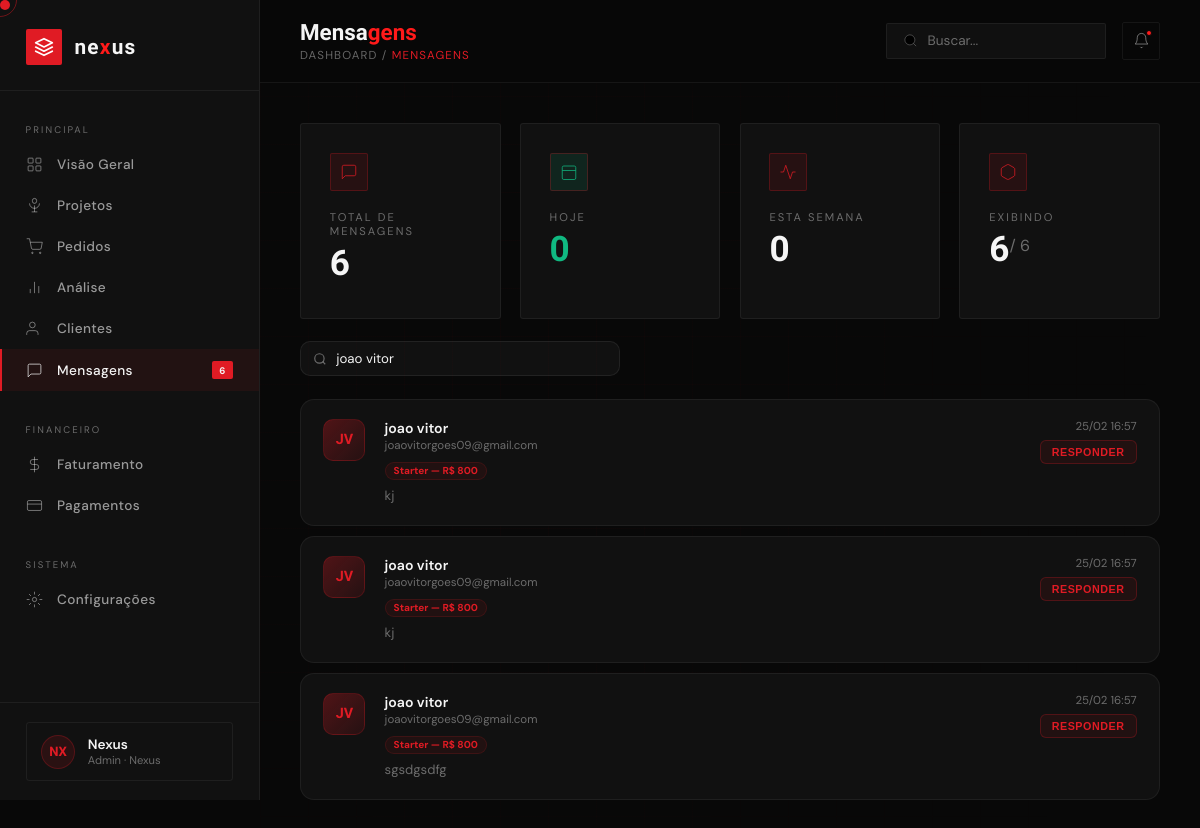
The app's page /Back-end/admin/mensagens.php?busca=joao vitor (signed in) with its own data.
### tables this page shows
CREATE TABLE `contatos` (
  `id` int(11) NOT NULL AUTO_INCREMENT,
  `nome` varchar(120) NOT NULL,
  `email` varchar(150) NOT NULL,
  `pacote` varchar(150) NOT NULL,
  `mensagem` text NOT NULL,
  `data_envio` datetime DEFAULT current_timestamp(),
  `created_at` datetime DEFAULT current_timestamp(),
  PRIMARY KEY (`id`)
);

### Back-end/admin/mensagens.php (the view, shortened to what this page needs)
<?php
require __DIR__ . "/../config.php";
$pagina    = max(1, intval($_GET['pagina'] ?? 1));
$porPagina = 15;
$offset    = ($pagina - 1) * $porPagina;
$busca     = $_GET['busca'] ?? '';
$where = []; $params = [];
if ($busca) {
    $where[] = "(nome LIKE :busca OR email LIKE :busca OR mensagem LIKE :busca OR pacote LIKE :busca)";
    $params[':busca'] = "%$busca%";
}
$whereSQL = $where ? 'WHERE '.implode(' AND ',$where) : '';
$total = $pdo->prepare("SELECT COUNT(*) FROM contatos $whereSQL");
$total->execute($params);
$totalReg  = $total->fetchColumn();
$stmt = $pdo->prepare("SELECT * FROM contatos $whereSQL ORDER BY created_at DESC LIMIT :limit OFFSET :offset");
foreach ($params as $k=>$v) $stmt->bindValue($k,$v);
$stmt->bindValue(':limit',$porPagina,PDO::PARAM_INT);
$stmt->bindValue(':offset',$offset,PDO::PARAM_INT);
$stmt->execute();
$contatos = $stmt->fetchAll(PDO::FETCH_ASSOC);
$totalGeral = $pdo->query("SELECT COUNT(*) FROM contatos")->fetchColumn();
$hoje       = $pdo->query("SELECT COUNT(*) FROM contatos WHERE DATE(created_at)=CURDATE()")->fetchColumn();
$semana     = $pdo->query("SELECT COUNT(*) FROM contatos WHERE YEARWEEK(created_at,1)=YEARWEEK(CURDATE(),1)")->fetchColumn();
?>
<!DOCTYPE html>
<html lang="pt-BR">
<head>
<link rel="stylesheet" href="dashboard.css">
</head>
<body>
<aside class="sidebar">
  <div class="sidebar-logo">
    <div class="logo-icon"><svg viewBox="0 0 24 24" fill="none"><path d="M12 2L2 7l10 5 10-5-10-5zM2 17l10 5 10-5M2 12l10 5 10-5" stroke="white" stroke-width="2" stroke-linecap="round" stroke-linejoin="round"/></svg></div>
    <div class="logo-text">ne<span>x</span>us</div>
  </div>
  <nav class="sidebar-nav">
    <div class="sidebar-section-label">Principal</div>
    <a href="dashboard.php" class="nav-item"><svg viewBox="0 0 24 24"><rect x="3" y="3" width="7" height="7" rx="1"/><rect x="14" y="3" width="7" height="7" rx="1"/><rect x="3" y="14" width="7" height="7" rx="1"/><rect x="14" y="14" width="7" height="7" rx="1"/></svg><span>Visão Geral</span></a>
    <a href="projetos.php" class="nav-item"><svg viewBox="0 0 24 24"><path d="M12 2a3 3 0 0 1 3 3v1a3 3 0 0 1-6 0V5a3 3 0 0 1 3-3z"/><path d="M19 9a7 7 0 1 1-14 0"/><path d="M12 12v9M8 21h8"/></svg><span>Projetos</span></a>
    <a href="pedidos.php" class="nav-item"><svg viewBox="0 0 24 24"><circle cx="9" cy="21" r="1"/><circle cx="20" cy="21" r="1"/><path d="M1 1h4l2.68 13.39a2 2 0 0 0 2 1.61h9.72a2 2 0 0 0 2-1.61L23 6H6"/></svg><span>Pedidos</span></a>
    <a href="analise.php" class="nav-item"><svg viewBox="0 0 24 24"><line x1="18" y1="20" x2="18" y2="10"/><line x1="12" y1="20" x2="12" y2="4"/><line x1="6" y1="20" x2="6" y2="14"/></svg><span>Análise</span></a>
    <a href="clientes.php" class="nav-item"><svg viewBox="0 0 24 24"><path d="M17 21v-2a4 4 0 0 0-4-4H5a4 4 0 0 0-4 4v2"/><circle cx="9" cy="7" r="4"/></svg><span>Clientes</span></a>
    <a href="mensagens.php" class="nav-item active"><svg viewBox="0 0 24 24"><path d="M21 15a2 2 0 0 1-2 2H7l-4 4V5a2 2 0 0 1 2-2h14a2 2 0 0 1 2 2z"/></svg><span>Mensagens</span><span class="nav-badge"><?= $totalGeral ?></span></a>
    <div class="sidebar-section-label" style="margin-top:.6rem">Financeiro</div>
    <a href="faturamento.php" class="nav-item"><svg viewBox="0 0 24 24"><line x1="12" y1="1" x2="12" y2="23"/><path d="M17 5H9.5a3.5 3.5 0 0 0 0 7h5a3.5 3.5 0 0 1 0 7H6"/></svg><span>Faturamento</span></a>
    <a href="pagamentos.php" class="nav-item"><svg viewBox="0 0 24 24"><rect x="2" y="5" width="20" height="14" rx="2"/><line x1="2" y1="10" x2="22" y2="10"/></svg><span>Pagamentos</span></a>
    <div class="sidebar-section-label" style="margin-top:.6rem">Sistema</div>
    <a href="configuracoes.php" class="nav-item"><svg viewBox="0 0 24 24"><circle cx="12" cy="12" r="3"/><path d="M12 1v4M12 19v4M4.22 4.22l2.83 2.83M16.95 16.95l2.83 2.83M1 12h4M19 12h4M4.22 19.78l2.83-2.83M16.95 7.05l2.83-2.83"/></svg><span>Configurações</span></a>
  </nav>
  <div class="sidebar-footer">
    <div class="user-card"><div class="user-avatar">NX</div><div><div class="user-name">Nexus</div><div class="user-role">Admin · Nexus</div></div></div>
  </div>
</aside>
<div class="main">
  <header class="topbar">
    <div class="topbar-left">
      <h1>Mensa<em>gens</em></h1>
      <div class="topbar-breadcrumb">Dashboard / <span>Mensagens</span></div>
    </div>
    <div class="topbar-right">
      <div class="topbar-search"><svg viewBox="0 0 24 24"><circle cx="11" cy="11" r="8"/><line x1="21" y1="21" x2="16.65" y2="16.65"/></svg><input type="text" placeholder="Buscar..."></div>
      <button class="topbar-btn"><svg viewBox="0 0 24 24"><path d="M18 8A6 6 0 0 0 6 8c0 7-3 9-3 9h18s-3-2-3-9"/><path d="M13.73 21a2 2 0 0 1-3.46 0"/></svg><span class="dot"></span></button>
    </div>
  </header>
  <div class="content">
    <div class="kpi-grid" style="margin-bottom:1.4rem">
      <div class="kpi-card reveal">
        <div class="kpi-icon"><svg viewBox="0 0 24 24"><path d="M21 15a2 2 0 0 1-2 2H7l-4 4V5a2 2 0 0 1 2-2h14a2 2 0 0 1 2 2z"/></svg></div>
        <div class="kpi-label">Total de Mensagens</div>
        <div class="kpi-value"><?= $totalGeral ?></div>
      </div>
      <div class="kpi-card reveal">
        <div class="kpi-icon" style="background:rgba(16,185,129,.12)"><svg viewBox="0 0 24 24" style="stroke:#10b981"><rect x="3" y="4" width="18" height="18" rx="2"/><line x1="3" y1="10" x2="21" y2="10"/></svg></div>
        <div class="kpi-label">Hoje</div>
        <div class="kpi-value" style="color:#10b981"><?= $hoje ?></div>
      </div>
      <div class="kpi-card reveal">
        <div class="kpi-icon"><svg viewBox="0 0 24 24"><polyline points="22 12 18 12 15 21 9 3 6 12 2 12"/></svg></div>
        <div class="kpi-label">Esta Semana</div>
        <div class="kpi-value"><?= $semana ?></div>
      </div>
      <div class="kpi-card reveal">
        <div class="kpi-icon"><svg viewBox="0 0 24 24"><path d="M21 16V8a2 2 0 0 0-1-1.73l-7-4a2 2 0 0 0-2 0l-7 4A2 2 0 0 0 3 8v8a2 2 0 0 0 1 1.73l7 4a2 2 0 0 0 2 0l7-4A2 2 0 0 0 21 16z"/></svg></div>
        <div class="kpi-label">Exibindo</div>
        <div class="kpi-value"><?= count($contatos) ?><sup style="font-size:1rem;color:var(--text-dim)"> / <?= $totalReg ?></sup></div>
      </div>
    </div>
    <div style="display:flex;gap:.75rem;align-items:center;margin-bottom:1.4rem">
      <form method="GET" class="search-filter">
        <svg viewBox="0 0 24 24"><circle cx="11" cy="11" r="8"/><line x1="21" y1="21" x2="16.65" y2="16.65"/></svg>
        <input type="text" name="busca" placeholder="Buscar por nome, email, pacote ou mensagem..." value="<?= htmlspecialchars($busca) ?>">
      </form>
    </div>
    <div class="msg-list reveal">
      <?php if (empty($contatos)): ?>
        <div style="text-align:center;padding:4rem;opacity:.4">Nenhuma mensagem encontrada.</div>
      <?php else: ?>
        <?php foreach ($contatos as $c):
          $nome = $c['nome'] ?? 'Anônimo';
          $partes = explode(' ', $nome);
          $ini = strtoupper(substr($partes[0],0,1).(isset($partes[1])?substr($partes[1],0,1):substr($nome,1,1)));
          $dataRef = $c['data_envio'] ?: $c['created_at'];
        ?>
        <div class="msg-item reveal" onclick="abrirMsg('<?= htmlspecialchars(addslashes($nome)) ?>','<?= htmlspecialchars(addslashes($c['email'])) ?>','<?= htmlspecialchars(addslashes($c['pacote'] ?? '')) ?>','<?= htmlspecialchars(addslashes($c['mensagem'] ?? '')) ?>','<?= $dataRef ? date('d/m/Y H:i', strtotime($dataRef)) : '' ?>')">
          <div class="msg-avatar"><?= $ini ?></div>
          <div>
            <div class="msg-remetente"><?= htmlspecialchars($nome) ?></div>
            <div class="msg-email"><?= htmlspecialchars($c['email']) ?></div>
            <?php if ($c['pacote']): ?><span class="msg-pacote"><?= htmlspecialchars($c['pacote']) ?></span><?php endif; ?>
            <div class="msg-preview"><?= htmlspecialchars($c['mensagem'] ?? '(sem mensagem)') ?></div>
          </div>
          <div>
            <div class="msg-time"><?= $dataRef ? date('d/m H:i', strtotime($dataRef)) : '—' ?></div>
            <button class="msg-btn" onclick="event.stopPropagation();window.location='mailto:<?= htmlspecialchars($c['email']) ?>'">Responder</button>
          </div>
        </div>
        <?php endforeach; ?>
      <?php endif; ?>
    </div>
  </div>
</div>
</body>
</html>

### Back-end/admin/mensagens.php (style rules this page uses)
.search-filter { flex:1;max-width:320px;position:relative; }
.search-filter svg { position:absolute;left:.8rem;top:50%;transform:translateY(-50%);width:14px;height:14px;stroke:var(--text-dim);stroke-width:2;fill:none; }
.search-filter input { width:100%;background:rgba(255,255,255,.04);border:1px solid rgba(255,255,255,.07);border-radius:10px;padding:.5rem .9rem .5rem 2.2rem;color:var(--text);font-family:'DM Sans',sans-serif;font-size:.83rem;outline:none;transition:border-color .2s;box-sizing:border-box; }
.msg-list { display:flex;flex-direction:column;gap:.6rem; }
.msg-item { background:var(--card-bg);border:1px solid var(--border);border-radius:14px;padding:1.2rem 1.4rem;display:grid;grid-template-columns:auto 1fr auto;gap:1.2rem;align-items:start;transition:border-color .2s,transform .15s;cursor:pointer; }
.msg-avatar { width:42px;height:42px;border-radius:10px;background:linear-gradient(135deg,rgba(224,27,36,.3),rgba(224,27,36,.1));display:flex;align-items:center;justify-content:center;font-family:'MuseoModerno',sans-serif;font-weight:700;font-size:.9rem;color:var(--red);flex-shrink:0;border:1px solid rgba(224,27,36,.2); }
.msg-remetente { font-weight:600;font-size:.88rem;color:var(--text);margin-bottom:.1rem; }
.msg-email { font-size:.72rem;color:var(--text-dim);margin-bottom:.3rem; }
.msg-pacote { display:inline-block;background:rgba(224,27,36,.08);color:var(--red);border:1px solid rgba(224,27,36,.15);border-radius:99px;padding:.1rem .5rem;font-size:.63rem;font-weight:700;margin-bottom:.4rem; }
.msg-preview { font-size:.82rem;color:var(--text-dim);line-height:1.5;display:-webkit-box;-webkit-line-clamp:2;-webkit-box-orient:vertical;overflow:hidden; }
.msg-time { font-size:.72rem;color:var(--text-dim);text-align:right;white-space:nowrap; }
.msg-btn { display:block;margin-top:.4rem;padding:.3rem .7rem;border-radius:6px;border:1px solid rgba(224,27,36,.25);background:rgba(224,27,36,.08);color:var(--red);font-size:.67rem;font-weight:700;letter-spacing:.05em;text-transform:uppercase;cursor:pointer;transition:all .2s;text-align:center; }

### records on screen
contatos: nome "JV", nome "joao vitor", email "joaovitorgoes09@gmail.com", pacote "Starter — R$ 800", mensagem "kj", data_envio "25/02 16:57"
contatos: nome "JV", nome "joao vitor", email "joaovitorgoes09@gmail.com", pacote "Starter — R$ 800", mensagem "kj", data_envio "25/02 16:57"
contatos: nome "JV", nome "joao vitor", email "joaovitorgoes09@gmail.com", pacote "Starter — R$ 800", mensagem "sgsdgsdfg", data_envio "25/02 16:57"

### other values on screen
$totalGeral "6"
$hoje "0"
$semana "0"
count($contatos) "6"
$totalReg "6"
